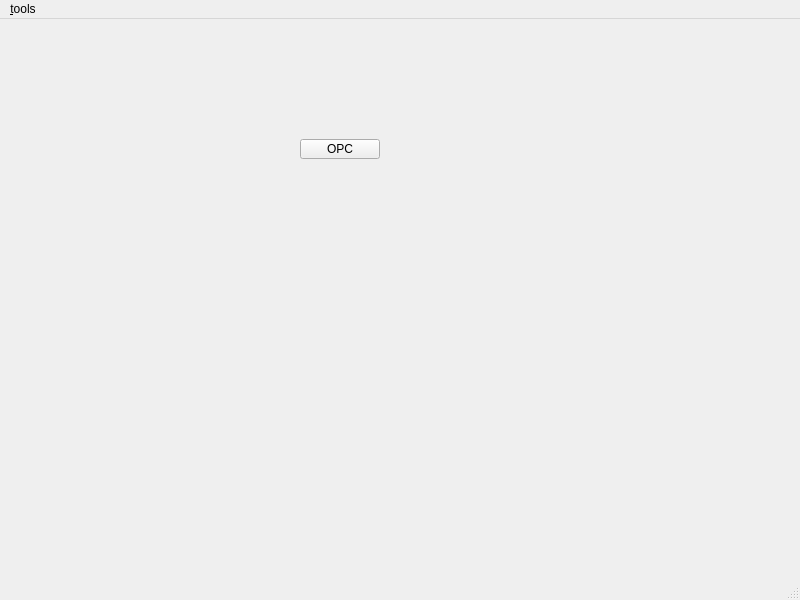
<?xml version="1.0" encoding="UTF-8"?>
<ui version="4.0">
 <class>MainWindow</class>
 <widget class="QMainWindow" name="MainWindow">
  <property name="geometry">
   <rect>
    <x>0</x>
    <y>0</y>
    <width>800</width>
    <height>600</height>
   </rect>
  </property>
  <property name="windowTitle">
   <string>MainWindow</string>
  </property>
  <widget class="QWidget" name="centralwidget">
   <widget class="QPushButton" name="btnOPC">
    <property name="geometry">
     <rect>
      <x>300</x>
      <y>120</y>
      <width>80</width>
      <height>20</height>
     </rect>
    </property>
    <property name="text">
     <string>OPC</string>
    </property>
   </widget>
  </widget>
  <widget class="QMenuBar" name="menubar">
   <property name="geometry">
    <rect>
     <x>0</x>
     <y>0</y>
     <width>800</width>
     <height>21</height>
    </rect>
   </property>
   <widget class="QMenu" name="menuoptical_tool">
    <property name="title">
     <string>&amp;tools</string>
    </property>
    <addaction name="action_optical_tool"/>
   </widget>
   <addaction name="menuoptical_tool"/>
  </widget>
  <widget class="QStatusBar" name="statusbar"/>
  <action name="action_optical_tool">
   <property name="text">
    <string>&amp;optical_tool</string>
   </property>
  </action>
 </widget>
 <resources/>
 <connections/>
</ui>
